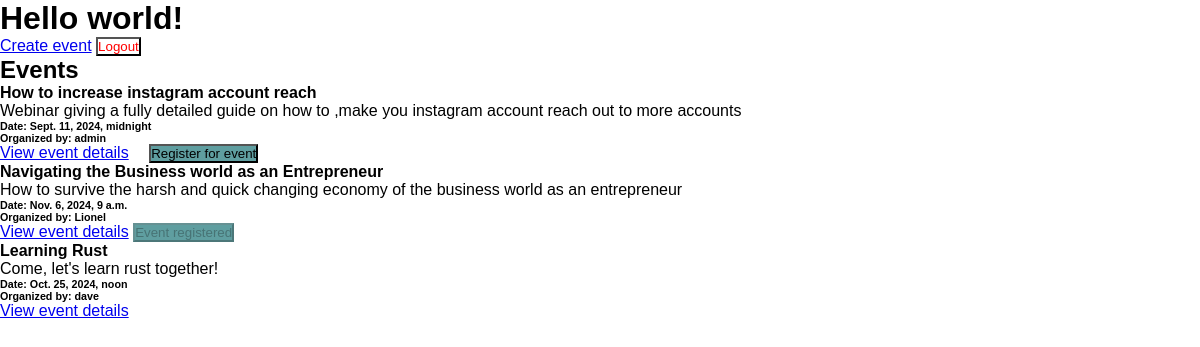
Screenshot of / (signed in) with the database file from the repository.
### events/models.py (models this page shows, shortened)
class Event(models.Model):
    title                               = models.CharField(max_length=200)
    slug                               = models.SlugField(unique=True)
    description                = models.TextField()
    date                              = models.DateTimeField()
    location                       = models.CharField(max_length=300)
    category                     = models.ForeignKey(Category, on_delete=models.CASCADE)
    organizer                    = models.ForeignKey(User, on_delete=models.CASCADE)
    max_participants    = models.PositiveIntegerField(null=True, blank=True)
    created_at                 = models.DateTimeField(auto_now_add=True)

### event_registration/views.py (the view)
# urls.py: path("", views.homepage, name="home_page"),
def homepage(request: HttpRequest):
    events = Event.objects.all().order_by("-created_at")
    if isinstance(request.user, AbstractUser):
        user_registrations = Registration.objects.filter(user=request.user).values_list('id', flat=True)
        return render(request, 'home.html', { "events": events, 'user_registrations': user_registrations })
    return render(request, 'home.html', { "events": events })

### templates/home.html (shortened to what this page needs)
{% extends 'layout.html' %}
{% block body %}
<h1>Hello world!</h1>
<div>
    {% if user.is_authenticated %}
    <form action="{% url 'logout_view' %}" method="post" style="display: inline-block;">
        <a href="{% url 'create_event' %}">Create event</a>
        <button style="padding: 0; color: red; background-color: transparent;">Logout</button>
    </form>
    {% endif %}
</div>
<h2>Events</h2>
<ul>
    {% for event in events %}
    <li>
        <article>
            <h4>{{ event.title}}</h4>
            <p>{{ event.description }}</p>
            <h6><strong>Date:</strong> {{ event.date }}</h6>
            <h6><strong>Organized by:</strong> {{ event.organizer }}</h6>
            <div class="flex">
                <a href="{% url 'view_event' slug=event.slug %}">View event details</a>
                {% if event.organizer != request.user %}
                {% if user_registrations and event.id in user_registrations %}
                <button disabled="disabled">Event registered</button>
                {% else %}
                <form action="{% url 'register_event' id=event.id %}" method="post"
                    style="display: inline-block; margin-left: 1rem;">
                    <button>Register for event</button>
                </form>
                {% endif %}
                {% endif %}
            </div>
        </article>
    </li>
    {% endfor %}
</ul>
{% endblock %}

### static/css/styles.css (style rules this page uses)
* { margin: 0; padding: 0; box-sizing: border-box; font-family: Verdana, Geneva, Tahoma, sans-serif; }
button { background-color: cadetblue; }

### rows the page displays
Event: title "How to increase instagram account reach", description "Webinar giving a fully detailed guide on how to ,make you instagram account reach out to more accounts", date "Sept. 11, 2024, midnight", organizer "admin", shows "Register for event"
Event: title "Navigating the Business world as an Entrepreneur", description "How to survive the harsh and quick changing economy of the business world as an entrepreneur", date "Nov. 6, 2024, 9 a.m.", organizer "Lionel", shows "Event registered"
Event: title "Learning Rust", description "Come, let's learn rust together!", date "Oct. 25, 2024, noon", organizer "dave"
